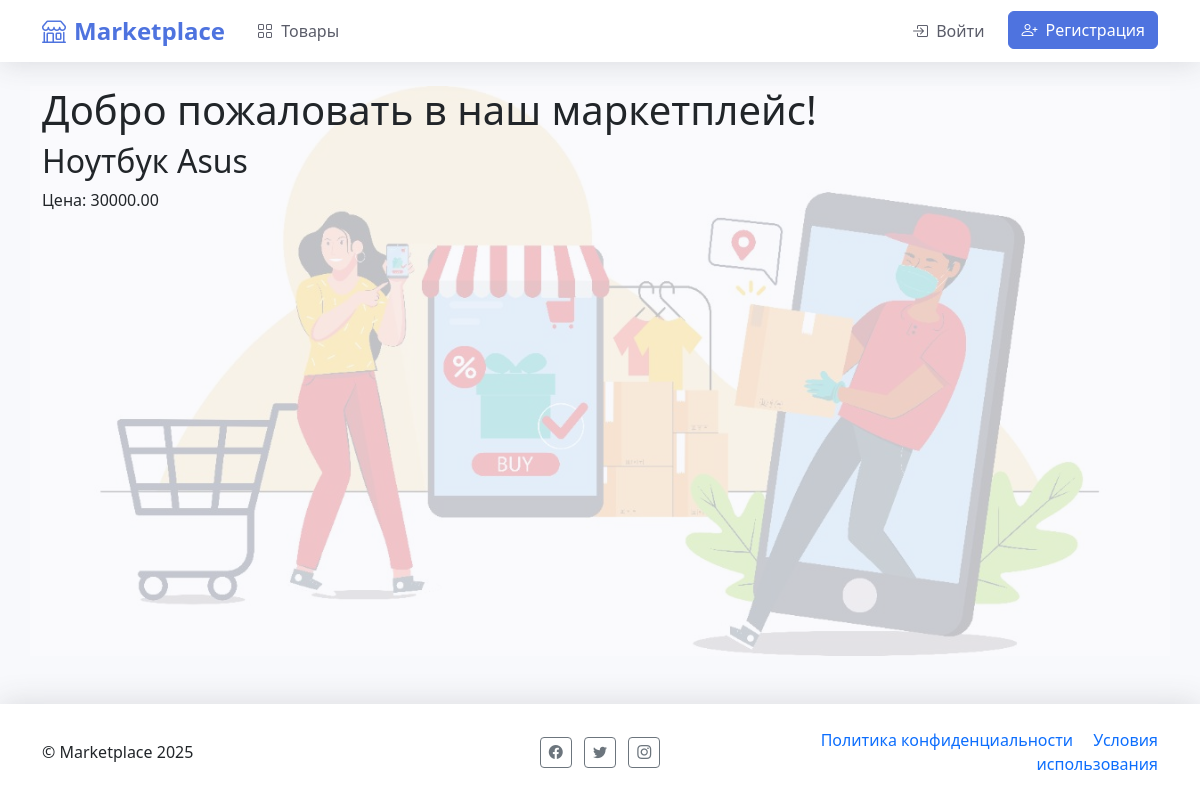
Before: / with the older database file.
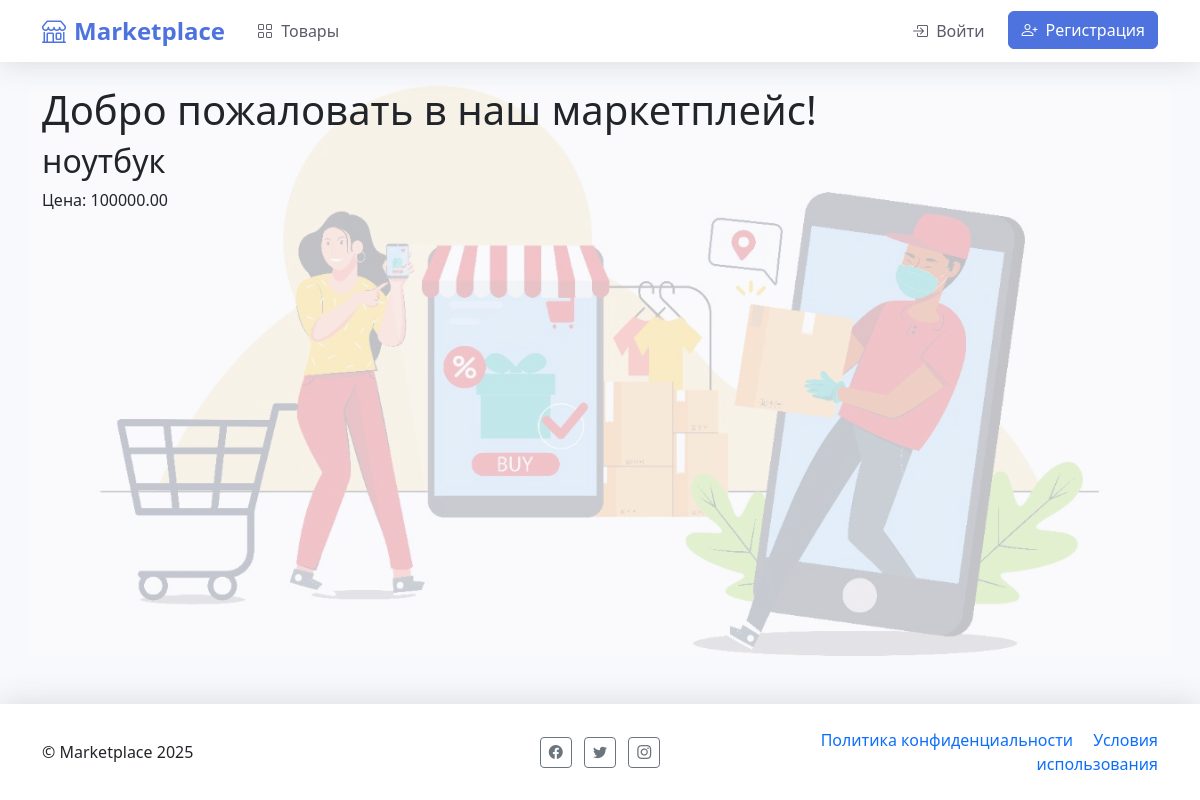
After: the same page with the newer database file.
### core/models.py (models this page shows, shortened)
class Product(models.Model):
    seller = models.ForeignKey(User, on_delete=models.CASCADE)
    category = models.ForeignKey(Category, on_delete=models.SET_NULL, null=True)
    title = models.CharField(max_length=200)
    description = models.TextField()
    price = models.DecimalField(max_digits=10, decimal_places=2)
    image = models.ImageField(upload_to='products/')
    created_at = models.DateTimeField(auto_now_add=True)
    updated_at = models.DateTimeField(auto_now=True)
    is_active = models.BooleanField(default=True)

### core/views.py (the view)
# urls.py: path('', views.home, name='home'),
def home(request):
    products = Product.objects.filter(is_active=True).order_by('-created_at')[:8]
    return render(request, 'core/home.html', {'products': products})

### cart/context_processors.py (called while the page is built)
def cart(request):
    if request.user.is_authenticated:
        cart, created = Cart.objects.get_or_create(user=request.user)
        return {'cart': cart}
    return {'cart': None}

### core/templates/core/home.html (shortened to what this page needs)
{% extends "core/base.html" %}
{% block content %}
<h1>Добро пожаловать в наш маркетплейс!</h1>
<div class="products">
    {% for product in products %}
    <div class="product">
        <h2>{{ product.title }}</h2>
        <p>Цена: {{ product.price }}</p>
    </div>
    {% endfor %}
</div>
{% endblock %}

Changed rows visible on the page:
changed Product: title "Ноутбук Asus" → "ноутбук"; price "30000.00" → "100000.00"
